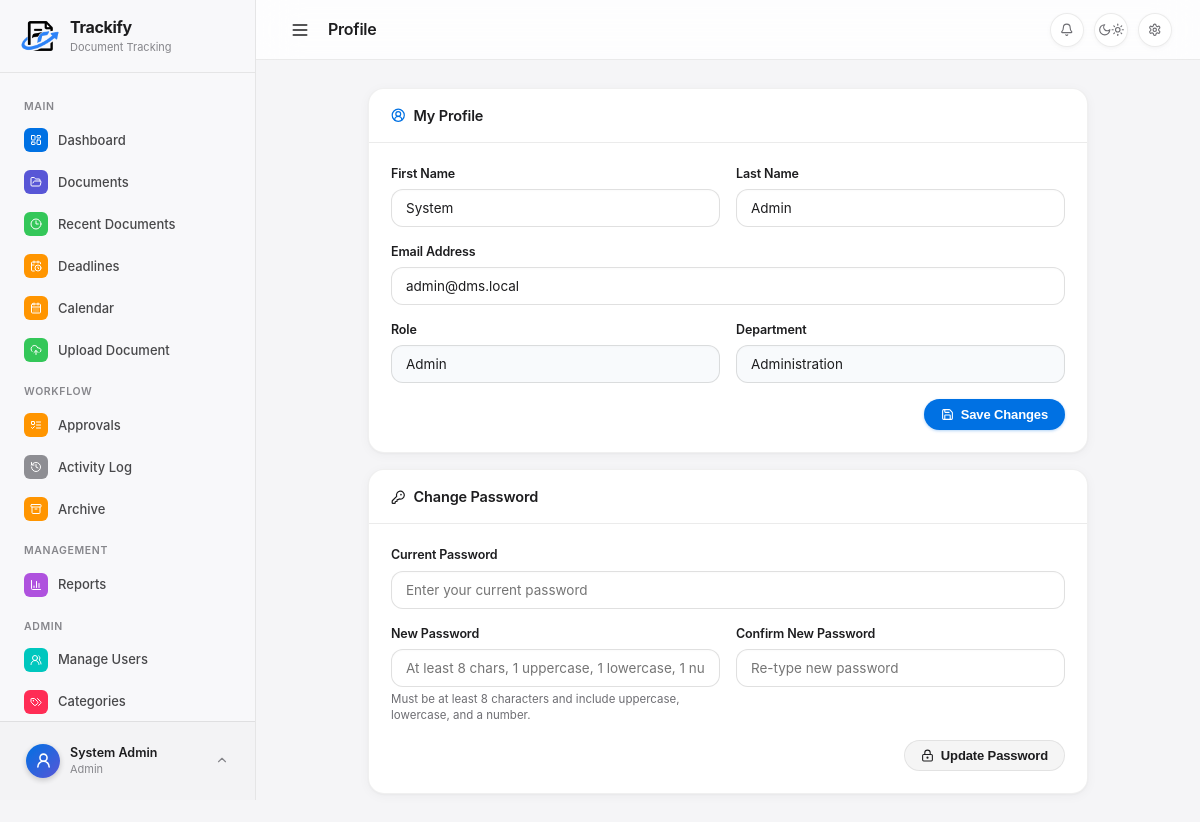
The app's page /profile.php (signed in) with its own data.
### tables this page shows
CREATE TABLE users (
    id                  INT AUTO_INCREMENT PRIMARY KEY,
    department_id       INT,
    first_name          VARCHAR(100) NOT NULL,
    last_name           VARCHAR(100) NOT NULL,
    email               VARCHAR(150) UNIQUE NOT NULL,
    password            VARCHAR(255) NOT NULL,
    role                ENUM('admin','department_head','staff') DEFAULT 'staff',
    avatar              VARCHAR(255),
    is_active           TINYINT(1) NOT NULL DEFAULT 1,    
    must_change_password TINYINT(1) NOT NULL DEFAULT 0,   
    locked_until        DATETIME NULL DEFAULT NULL,        
    deleted_at          DATETIME NULL DEFAULT NULL,        
    created_at          DATETIME DEFAULT CURRENT_TIMESTAMP,              
    updated_at          DATETIME DEFAULT CURRENT_TIMESTAMP ON UPDATE CURRENT_TIMESTAMP,
    FOREIGN KEY (department_id) REFERENCES departments(id) ON DELETE SET NULL
);

CREATE TABLE departments (
    id           INT AUTO_INCREMENT PRIMARY KEY,
    name         VARCHAR(100) UNIQUE NOT NULL,
    description  TEXT,
     
    head_user_id INT NULL,
    created_at   DATETIME DEFAULT CURRENT_TIMESTAMP   
);

### profile.php (the view, shortened to what the rows shown need)
<?php
require_once __DIR__ . '/config/database.php';
require_once __DIR__ . '/classes/Auth.php';
include __DIR__ . '/includes/header.php';
?>
<div style="max-width:720px;margin:0 auto;">
    <div class="card mb-16">
        <div class="card-body">
            <form method="POST">
                <div class="form-row">
                    <div class="form-group">
                        <label>First Name</label>
                        <input type="text" name="first_name" value="<?= htmlspecialchars($user['first_name'] ?? '') ?>" required pattern="[A-Za-z\s'-]+" title="Name must contain only letters, spaces, hyphens, or apostrophes (no numbers or symbols)" oninput="this.value = this.value.replace(/[^a-zA-Z\s'-]/g, '')">
                    </div>
                    <div class="form-group">
                        <label>Last Name</label>
                        <input type="text" name="last_name" value="<?= htmlspecialchars($user['last_name'] ?? '') ?>" required pattern="[A-Za-z\s'-]+" title="Name must contain only letters, spaces, hyphens, or apostrophes (no numbers or symbols)" oninput="this.value = this.value.replace(/[^a-zA-Z\s'-]/g, '')">
                    </div>
                </div>
                <div class="form-group">
                    <label>Email Address</label>
                    <input type="email" name="email" value="<?= htmlspecialchars($user['email'] ?? '') ?>" required>
                </div>
                <div class="form-row">
                    <div class="form-group">
                        <label>Role</label>
                        <input type="text" value="<?= ucfirst(str_replace('_', ' ', $user['role'] ?? '')) ?>" disabled class="input-readonly">
                    </div>
                    <div class="form-group">
                        <label>Department</label>
                        <input type="text" value="<?= htmlspecialchars($user['department_name'] ?? 'None') ?>" disabled class="input-readonly">
                    </div>
                </div>
            </form>
        </div>
    </div>
</div>
<?php include __DIR__ . '/includes/footer.php'; ?>

### includes/header.php (shortened to what the rows shown need)
<?php
require_once __DIR__ . '/../config/database.php';
require_once __DIR__ . '/../classes/Auth.php';
$auth = new Auth();
$auth->requireLogin();
$user = $auth->currentUser();
?>
<!DOCTYPE html>
<html lang="en">
<head>
    <link rel="stylesheet" href="<?= APP_URL ?>/assets/css/style.css?v=<?= APP_VERSION ?>">
    <link rel="stylesheet" href="<?= APP_URL ?>/assets/css/components.css?v=<?= APP_VERSION ?>">
    <link rel="stylesheet" href="<?= APP_URL ?>/assets/css/dashboard.css?v=<?= APP_VERSION ?>">
    <link rel="stylesheet" href="<?= APP_URL ?>/assets/css/preview.css?v=<?= APP_VERSION ?>">
    <link rel="stylesheet" href="<?= APP_URL ?>/assets/css/responsive.css?v=<?= APP_VERSION ?>">
    <link rel="stylesheet" href="<?= APP_URL ?>/assets/css/dark-theme.css?v=<?= APP_VERSION ?>">
</head>
<body>
<aside class="sidebar" id="sidebar">
    <div class="sidebar-footer">
        <div class="sidebar-user" id="userMenuTrigger" onclick="toggleUserPopover()" role="button" tabindex="0" aria-haspopup="true" aria-expanded="false">
            <div class="user-info">
                <div class="name"><?= htmlspecialchars(($user['first_name']??'User').' '.($user['last_name']??'')) ?></div>
                <div class="role"><?= str_replace('_',' ', $user['role'] ?? 'Staff') ?></div>
            </div>
        </div>
    </div>
</aside>
<div class="main-content">

### records on screen
users: first_name+last_name "System Admin", role "Admin", first_name "System", last_name "Admin", email "admin@dms.local", department.name "Administration"

### other values on screen
APP_NAME "Trackify"
